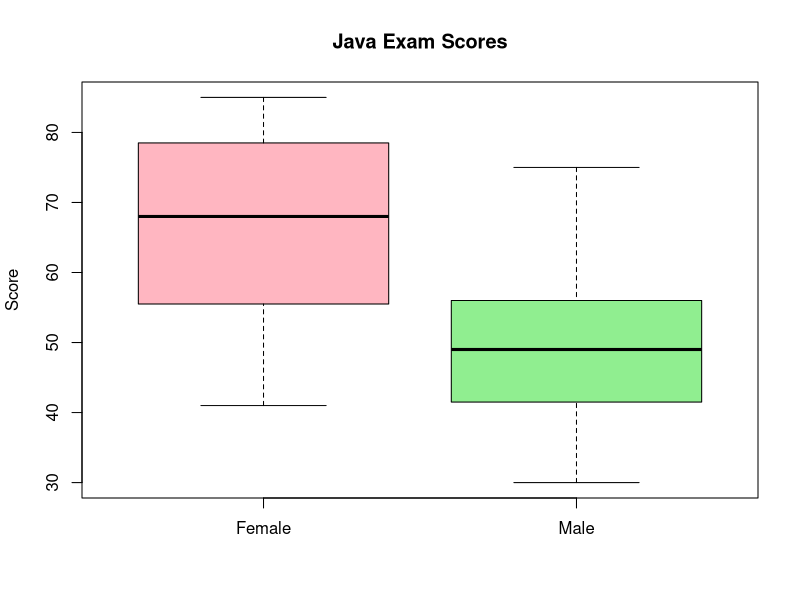

R code for this plot:
## ---- chunk 1
library(readxl)

results <- read_excel("results.xlsx") 
## ---- chunk 2
skewness <- function(x) {
  xbar <- mean(x, na.rm = TRUE)
  sum2 <- sum((x - xbar)^2, na.rm = TRUE)
  sum3 <- sum((x - xbar)^3, na.rm = TRUE)
  (sqrt(length(x)) * sum3) / (sum2^(1.5))
}
## ---- chunk 3
str(results)
## ---- chunk 4
results$arch1 <- as.numeric(results$arch1)
results$prog1 <- as.numeric(results$prog1)
results$arch2 <- as.numeric(results$arch2)
results$prog2 <- as.numeric(results$prog2)
## ---- chunk 5
str(results)
## ---- chunk 6
skewness(results$arch1)
skewness(results$prog1) 
skewness(results$arch2)
skewness(results$prog2)
## ---- chunk 7
skew <- function(x){
  3 * (mean(x, na.rm = TRUE) - median(x, na.rm = TRUE)) / sd(x, na.rm = TRUE)
}
## ---- chunk 8
skew(results$arch1)
skew(results$prog1) 
skew(results$arch2)
skew(results$prog2)
## ---- chunk 9
females <- c(57, 59, 78, 79, 60, 65, 68, 71, 75, 48, 51, 55, 56,
             41, 43, 44, 75, 78, 80, 81, 83, 83, 85)

stem(females)
## ---- chunk 10
males <- c(48, 49, 49, 30, 30, 31, 32, 35, 37, 41, 46, 42, 51, 53, 56,
           42, 44, 50, 51, 65, 67, 51, 56, 58, 64, 64, 75)

stem(males)
## ---- chunk 11
boxplot(females, males,
        names = c("Female", "Male"),
        main = "Java Exam Scores",
        ylab = "Score",
        col = c("lightpink", "lightgreen"))
